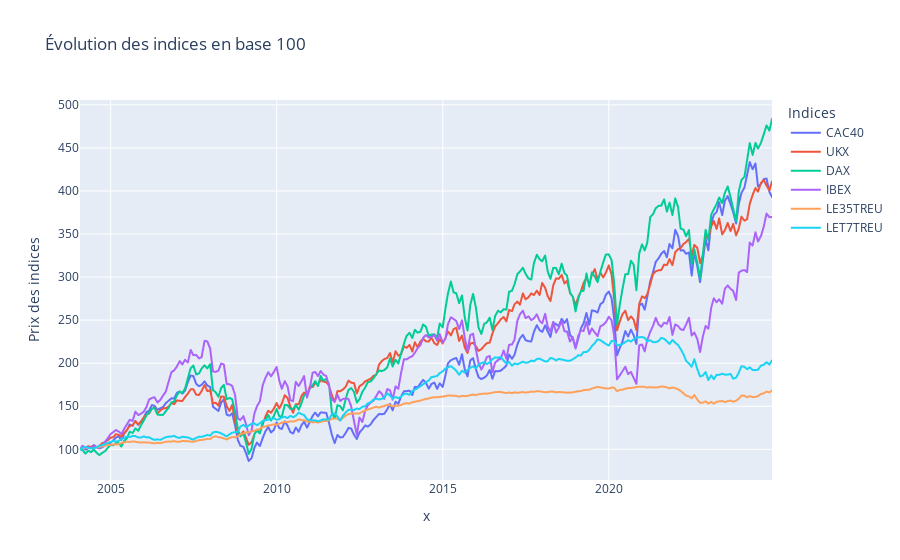

The notebook cell this image was saved under:
### Code cell
data_base100 = data.copy()
for col in indexes:
    data_base100[col] = (data_base100[col] / data_base100[col].iloc[0]) * 100
fig = px.line(data_base100, x=data.index, y=indexes,
              title="Évolution des indices en base 100",
              labels={"value": "Prix des indices", "variable": "Indices", "Date": "Date"})

# Afficher le graphique
fig.show()

### Figure 1 — Plotly figure (JSON) as saved in the notebook; plotly's stock layout.template omitted (floating-point values rounded to 4 significant figures; data arrays with more than 128 entries replaced by an {"elided": "..."} marker saying what was removed)
{"data": [{"hovertemplate": "Indices=CAC40<br>x=%{x}<br>Prix des indices=%{y}<extra></extra>", "legendgroup": "CAC40", "line": {"color": "#636efa", "dash": "solid"}, "marker": {"symbol": "circle"}, "mode": "lines", "name": "CAC40", "showlegend": true, "type": "scattergl", "x": {"elided": "251 str values"}, "xaxis": "x", "y": {"elided": "251 float values"}, "yaxis": "y"}, {"hovertemplate": "Indices=UKX<br>x=%{x}<br>Prix des indices=%{y}<extra></extra>", "legendgroup": "UKX", "line": {"color": "#EF553B", "dash": "solid"}, "marker": {"symbol": "circle"}, "mode": "lines", "name": "UKX", "showlegend": true, "type": "scattergl", "x": {"elided": "251 str values"}, "xaxis": "x", "y": {"elided": "251 float values"}, "yaxis": "y"}, {"hovertemplate": "Indices=DAX<br>x=%{x}<br>Prix des indices=%{y}<extra></extra>", "legendgroup": "DAX", "line": {"color": "#00cc96", "dash": "solid"}, "marker": {"symbol": "circle"}, "mode": "lines", "name": "DAX", "showlegend": true, "type": "scattergl", "x": {"elided": "251 str values"}, "xaxis": "x", "y": {"elided": "251 float values"}, "yaxis": "y"}, {"hovertemplate": "Indices=IBEX<br>x=%{x}<br>Prix des indices=%{y}<extra></extra>", "legendgroup": "IBEX", "line": {"color": "#ab63fa", "dash": "solid"}, "marker": {"symbol": "circle"}, "mode": "lines", "name": "IBEX", "showlegend": true, "type": "scattergl", "x": {"elided": "251 str values"}, "xaxis": "x", "y": {"elided": "251 float values"}, "yaxis": "y"}, {"hovertemplate": "Indices=LE35TREU<br>x=%{x}<br>Prix des indices=%{y}<extra></extra>", "legendgroup": "LE35TREU", "line": {"color": "#FFA15A", "dash": "solid"}, "marker": {"symbol": "circle"}, "mode": "lines", "name": "LE35TREU", "showlegend": true, "type": "scattergl", "x": {"elided": "251 str values"}, "xaxis": "x", "y": {"elided": "251 float values"}, "yaxis": "y"}, {"hovertemplate": "Indices=LET7TREU<br>x=%{x}<br>Prix des indices=%{y}<extra></extra>", "legendgroup": "LET7TREU", "line": {"color": "#19d3f3", "dash": "solid"}, "marker": {"symbol": "circle"}, "mode": "lines", "name": "LET7TREU", "showlegend": true, "type": "scattergl", "x": {"elided": "251 str values"}, "xaxis": "x", "y": {"elided": "251 float values"}, "yaxis": "y"}], "layout": {"legend": {"title": {"text": "Indices"}, "tracegroupgap": 0}, "title": {"text": "Évolution des indices en base 100"}, "xaxis": {"anchor": "y", "domain": [0, 1], "title": {"text": "x"}}, "yaxis": {"anchor": "x", "domain": [0, 1], "title": {"text": "Prix des indices"}}}}
